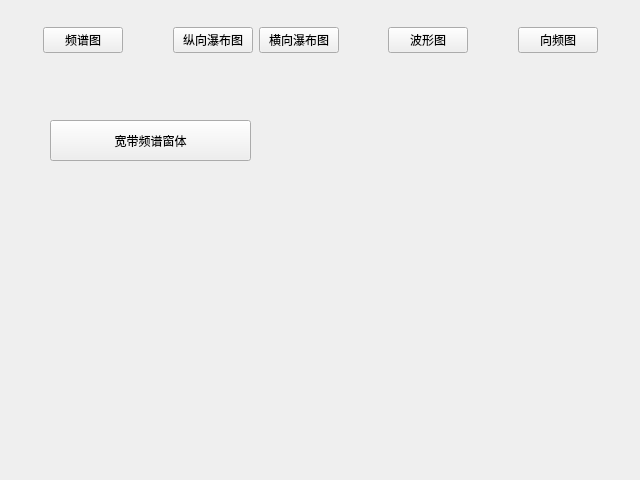
<?xml version="1.0" encoding="UTF-8"?>
<ui version="4.0">
 <class>MainWindow</class>
 <widget class="QWidget" name="MainWindow">
  <property name="geometry">
   <rect>
    <x>0</x>
    <y>0</y>
    <width>640</width>
    <height>480</height>
   </rect>
  </property>
  <property name="windowTitle">
   <string>图形测试程序</string>
  </property>
  <widget class="QWidget" name="horizontalLayoutWidget">
   <property name="geometry">
    <rect>
     <x>0</x>
     <y>0</y>
     <width>641</width>
     <height>81</height>
    </rect>
   </property>
   <layout class="QHBoxLayout" name="horizontalLayout">
    <property name="sizeConstraint">
     <enum>QLayout::SetDefaultConstraint</enum>
    </property>
    <item>
     <spacer name="horizontalSpacer3">
      <property name="orientation">
       <enum>Qt::Horizontal</enum>
      </property>
      <property name="sizeHint" stdset="0">
       <size>
        <width>40</width>
        <height>20</height>
       </size>
      </property>
     </spacer>
    </item>
    <item>
     <widget class="QPushButton" name="spectroButton">
      <property name="text">
       <string>频谱图</string>
      </property>
     </widget>
    </item>
    <item>
     <spacer name="horizontalSpacer1">
      <property name="orientation">
       <enum>Qt::Horizontal</enum>
      </property>
      <property name="sizeHint" stdset="0">
       <size>
        <width>40</width>
        <height>20</height>
       </size>
      </property>
     </spacer>
    </item>
    <item>
     <widget class="QPushButton" name="vWaterfallButton">
      <property name="text">
       <string>纵向瀑布图</string>
      </property>
     </widget>
    </item>
    <item>
     <widget class="QPushButton" name="hWaterfallButton">
      <property name="text">
       <string>横向瀑布图</string>
      </property>
     </widget>
    </item>
    <item>
     <spacer name="horizontalSpacer2">
      <property name="orientation">
       <enum>Qt::Horizontal</enum>
      </property>
      <property name="sizeHint" stdset="0">
       <size>
        <width>40</width>
        <height>20</height>
       </size>
      </property>
     </spacer>
    </item>
    <item>
     <widget class="QPushButton" name="oscilloButton">
      <property name="text">
       <string>波形图</string>
      </property>
     </widget>
    </item>
    <item>
     <spacer name="horizontalSpacer4">
      <property name="orientation">
       <enum>Qt::Horizontal</enum>
      </property>
      <property name="sizeHint" stdset="0">
       <size>
        <width>40</width>
        <height>20</height>
       </size>
      </property>
     </spacer>
    </item>
    <item>
     <widget class="QPushButton" name="dirMapButton">
      <property name="text">
       <string>向频图</string>
      </property>
     </widget>
    </item>
    <item>
     <spacer name="horizontalSpacer">
      <property name="orientation">
       <enum>Qt::Horizontal</enum>
      </property>
      <property name="sizeHint" stdset="0">
       <size>
        <width>40</width>
        <height>20</height>
       </size>
      </property>
     </spacer>
    </item>
   </layout>
  </widget>
  <widget class="QPushButton" name="wbSpecButton">
   <property name="geometry">
    <rect>
     <x>50</x>
     <y>120</y>
     <width>201</width>
     <height>41</height>
    </rect>
   </property>
   <property name="text">
    <string>宽带频谱窗体</string>
   </property>
  </widget>
 </widget>
 <resources/>
 <connections/>
</ui>
